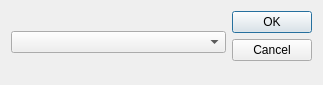
<?xml version="1.0" encoding="UTF-8"?>
<ui version="4.0">
 <class>Dialog</class>
 <widget class="QDialog" name="Dialog">
  <property name="geometry">
   <rect>
    <x>0</x>
    <y>0</y>
    <width>323</width>
    <height>85</height>
   </rect>
  </property>
  <property name="minimumSize">
   <size>
    <width>323</width>
    <height>85</height>
   </size>
  </property>
  <property name="maximumSize">
   <size>
    <width>323</width>
    <height>85</height>
   </size>
  </property>
  <property name="windowTitle">
   <string>Delete...</string>
  </property>
  <property name="windowIcon">
   <iconset resource="../../icons.qrc">
    <normaloff>:/icons/delete.png</normaloff>:/icons/delete.png</iconset>
  </property>
  <property name="sizeGripEnabled">
   <bool>false</bool>
  </property>
  <property name="modal">
   <bool>true</bool>
  </property>
  <layout class="QHBoxLayout" name="horizontalLayout">
   <item>
    <widget class="QComboBox" name="Entity"/>
   </item>
   <item>
    <widget class="QDialogButtonBox" name="buttonBox">
     <property name="orientation">
      <enum>Qt::Vertical</enum>
     </property>
     <property name="standardButtons">
      <set>QDialogButtonBox::Cancel|QDialogButtonBox::Ok</set>
     </property>
    </widget>
   </item>
  </layout>
 </widget>
 <resources>
  <include location="../../icons.qrc"/>
 </resources>
 <connections>
  <connection>
   <sender>buttonBox</sender>
   <signal>accepted()</signal>
   <receiver>Dialog</receiver>
   <slot>accept()</slot>
   <hints>
    <hint type="sourcelabel">
     <x>248</x>
     <y>254</y>
    </hint>
    <hint type="destinationlabel">
     <x>157</x>
     <y>274</y>
    </hint>
   </hints>
  </connection>
  <connection>
   <sender>buttonBox</sender>
   <signal>rejected()</signal>
   <receiver>Dialog</receiver>
   <slot>reject()</slot>
   <hints>
    <hint type="sourcelabel">
     <x>316</x>
     <y>260</y>
    </hint>
    <hint type="destinationlabel">
     <x>286</x>
     <y>274</y>
    </hint>
   </hints>
  </connection>
 </connections>
</ui>
